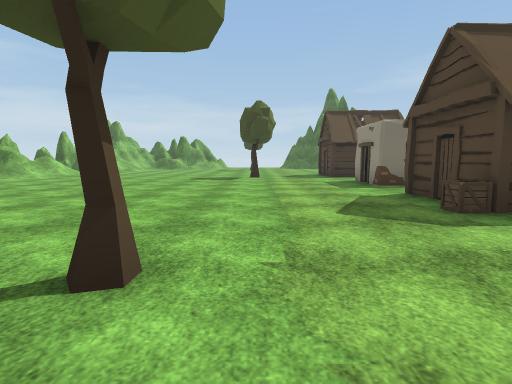
view 1 (above)

19 first-person views from a walk through a Unity game level. The camera is 1.3 m above the floor, tilts 6° down and sees 80° across. The floor is counted in squares, 2 m on a side. Each view is taken from the middle of a square. On the plan, view 1 faces up. The plan holds only what a view shows up to about 10 squares ahead; the rest is blank. The place goes on beyond the plan. The player character is not drawn. Some surface patterns are stand-ins.

view 2
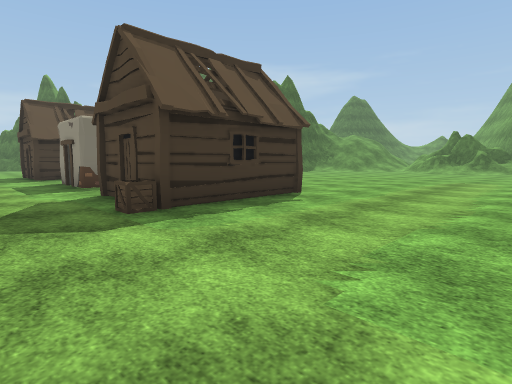

view 3
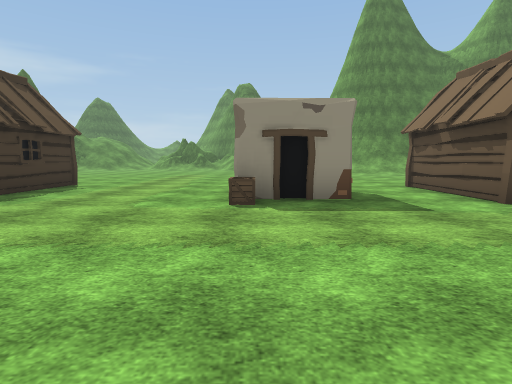

view 4
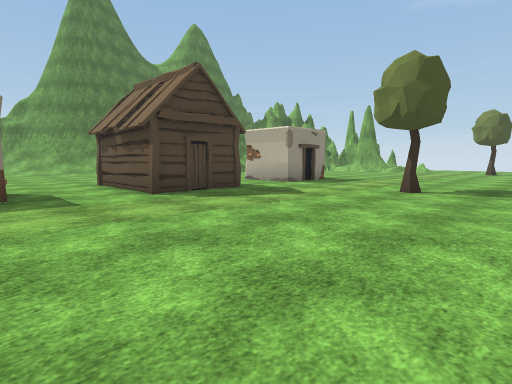

view 5
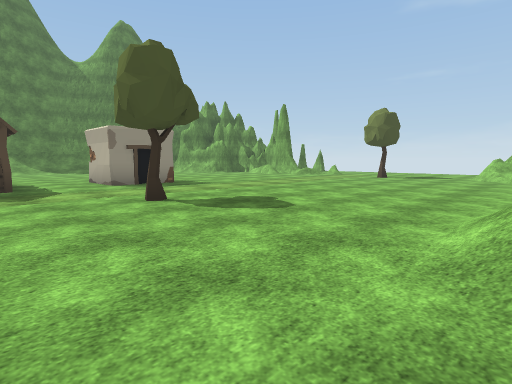

view 6
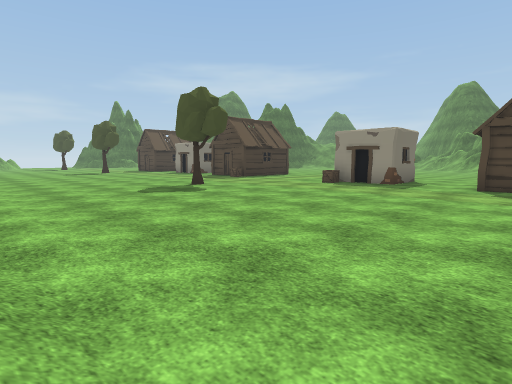

view 7
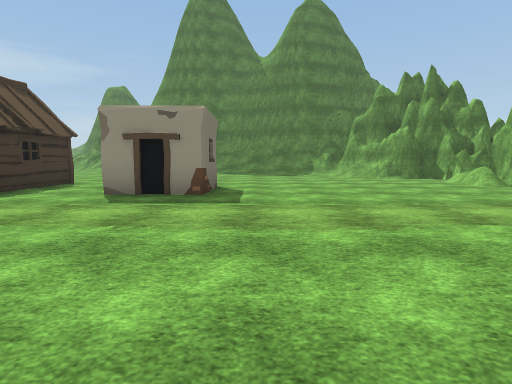

view 8
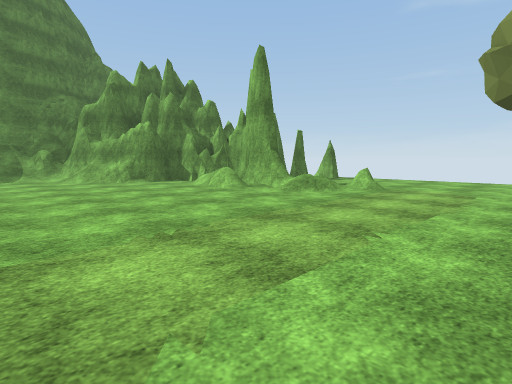

view 9
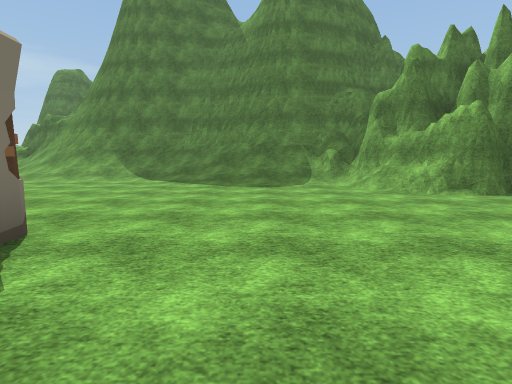

view 10
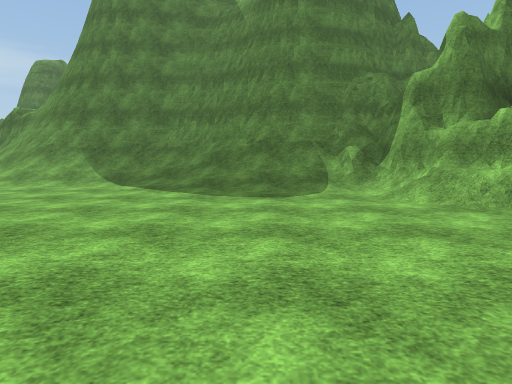

view 11
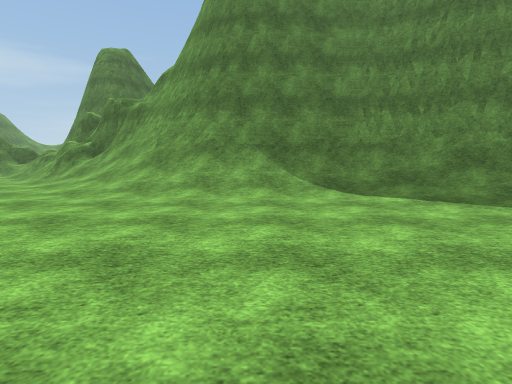

view 12
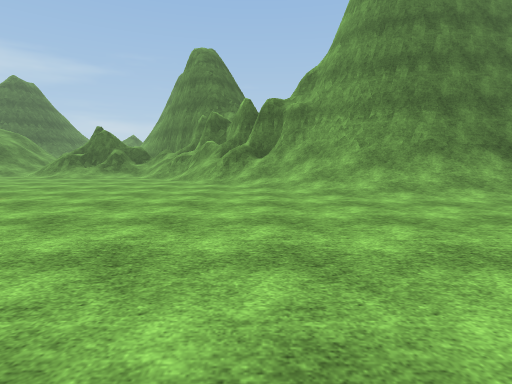

view 13
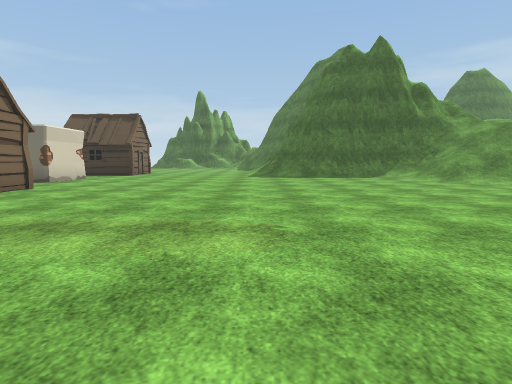

view 14
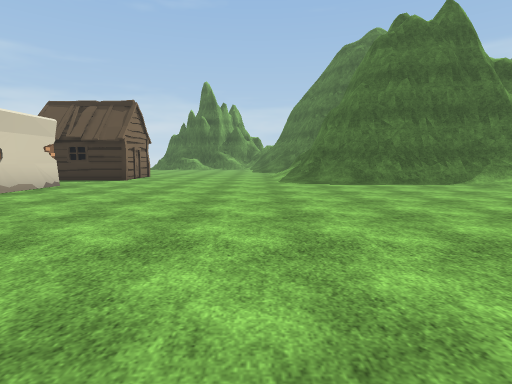

view 15
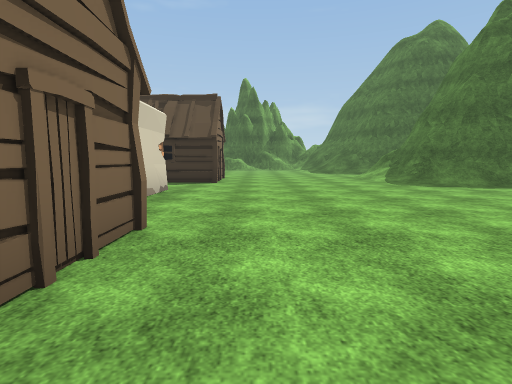

view 16
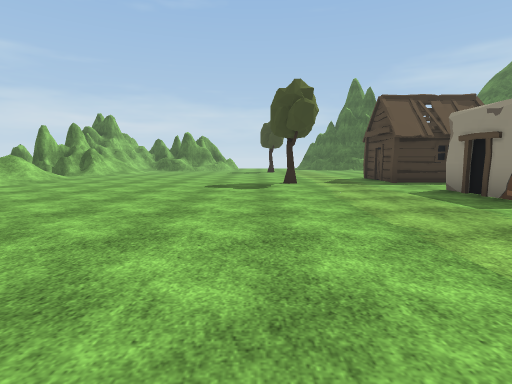

view 17
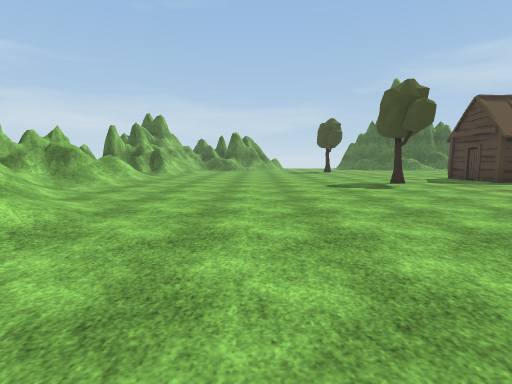

view 18
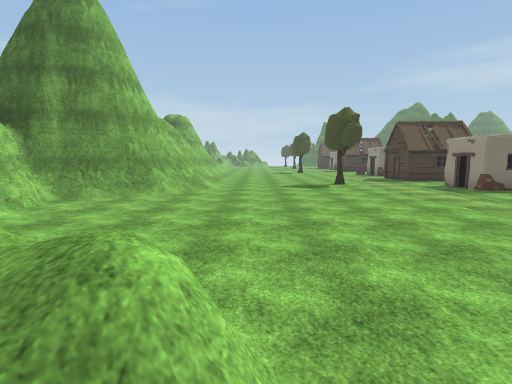

view 19
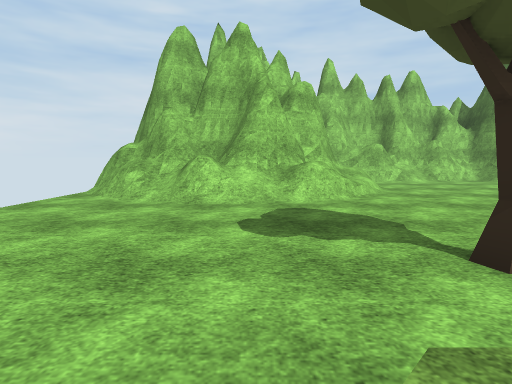

### Floor plan
Key: @ floor where view 1 was taken; # wall or solid block; . floor; / step, stairs or slope; = window, fence, low wall or low ledge; H hut; C crate; T tree; O other object.
Columns run from 9 left of view 1 to 17 right of it. Each row starts with its distance up from view 1.
 13  /..........H  H..../#
 12 //.......T..HHHH..../###  #
 11 #/.................../#####
 10 //........... .........///#
  9 //..........###..........//
  8  /..........#O#.........../
  7   /.......... ............/
  6   //........H H............
  5    /........H  H..........
  4     ........CHHH..........
  3     ......................
  2     ....T.................
  1     ......................
  0     .....@................
 -1    .........C O  .......//
 -2    .........##  ........=/
 -3    /..................//##
 -4    /.................///##
 -5    /........HHH......//##
 -6    /........H.H  ....//##
 -7    .........HHH.....//##
 -8    /................//##
 -9     ....T...##......./#
-10   ##........# ......//#
-11  ##/........#O......//#
-12 ##//...............///#
-13 #/.................//##
-14 #..................//##
-15 #................../=#
-16 ##...............//###
-17 ## /.............###
-18   #//...T..././//#
-19   ##/=...... ##.##
-20    ##/.....//  #
-21    ##=........
-22     #/........
-23     #... ....

Positions as (right, up) in squares from view 1, and headings:
1: (0, 0), facing up
2: (1, 0), facing up-right
3: (-2, -1), facing right
4: (-3, -2), facing down-right
5: (-6, -6), facing down-right
6: (-6, -6), facing up-right
7: (-3, -12), facing right
8: (-1, -13), facing down-right
9: (2, -13), facing right
10: (4, -13), facing right
11: (6, -8), facing right
12: (6, -3), facing right
13: (11, -1), facing up
14: (10, 2), facing up
15: (7, 3), facing up
16: (-1, 3), facing up
17: (-4, 3), facing up
18: (-4, -20), facing up
19: (1, -20), facing left
